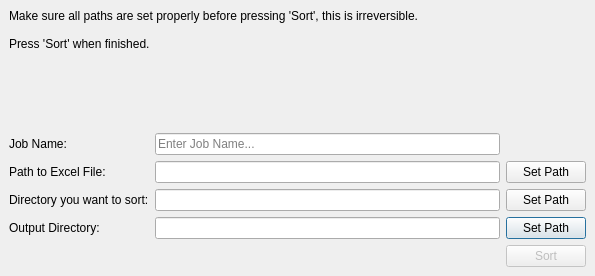
<?xml version="1.0" encoding="UTF-8"?>
<ui version="4.0">
 <class>Form</class>
 <widget class="QDialog" name="Form">
  <property name="geometry">
   <rect>
    <x>0</x>
    <y>0</y>
    <width>595</width>
    <height>276</height>
   </rect>
  </property>
  <property name="windowTitle">
   <string>Form</string>
  </property>
  <layout class="QHBoxLayout" name="horizontalLayout">
   <property name="spacing">
    <number>0</number>
   </property>
   <property name="leftMargin">
    <number>0</number>
   </property>
   <property name="topMargin">
    <number>0</number>
   </property>
   <property name="rightMargin">
    <number>0</number>
   </property>
   <property name="bottomMargin">
    <number>0</number>
   </property>
   <item>
    <widget class="QWidget" name="widget" native="true">
     <property name="contextMenuPolicy">
      <enum>Qt::ActionsContextMenu</enum>
     </property>
     <property name="autoFillBackground">
      <bool>false</bool>
     </property>
     <property name="styleSheet">
      <string notr="true"/>
     </property>
     <layout class="QVBoxLayout" name="verticalLayout_3" stretch="0">
      <property name="leftMargin">
       <number>0</number>
      </property>
      <property name="topMargin">
       <number>0</number>
      </property>
      <property name="rightMargin">
       <number>0</number>
      </property>
      <property name="bottomMargin">
       <number>0</number>
      </property>
      <item>
       <layout class="QVBoxLayout" name="verticalLayout">
        <property name="leftMargin">
         <number>9</number>
        </property>
        <property name="topMargin">
         <number>9</number>
        </property>
        <property name="rightMargin">
         <number>9</number>
        </property>
        <property name="bottomMargin">
         <number>9</number>
        </property>
        <item>
         <widget class="QLabel" name="lblMessage">
          <property name="sizePolicy">
           <sizepolicy hsizetype="Preferred" vsizetype="Minimum">
            <horstretch>0</horstretch>
            <verstretch>0</verstretch>
           </sizepolicy>
          </property>
          <property name="text">
           <string>Make sure all paths are set properly before pressing 'Sort', this is irreversible.

Press 'Sort' when finished.</string>
          </property>
          <property name="alignment">
           <set>Qt::AlignLeading|Qt::AlignLeft|Qt::AlignTop</set>
          </property>
          <property name="wordWrap">
           <bool>true</bool>
          </property>
         </widget>
        </item>
        <item>
         <layout class="QHBoxLayout" name="horizontalLayout_2">
          <item>
           <layout class="QGridLayout" name="gridLayout">
            <item row="3" column="2">
             <widget class="QPushButton" name="pushButton_set_output_directory">
              <property name="text">
               <string>Set Path</string>
              </property>
             </widget>
            </item>
            <item row="2" column="2">
             <widget class="QPushButton" name="pushButton_set_sorting_directory">
              <property name="text">
               <string>Set Path</string>
              </property>
             </widget>
            </item>
            <item row="0" column="0">
             <widget class="QLabel" name="label_4">
              <property name="text">
               <string>Job Name:</string>
              </property>
              <property name="buddy">
               <cstring>lineEdit_job_name</cstring>
              </property>
             </widget>
            </item>
            <item row="2" column="1">
             <widget class="QLineEdit" name="lineEdit_directory_to_sort">
              <property name="toolTip">
               <string>Will search entire directory recursivly</string>
              </property>
             </widget>
            </item>
            <item row="1" column="2">
             <widget class="QPushButton" name="pushButton_set_excel_file_path">
              <property name="text">
               <string>Set Path</string>
              </property>
             </widget>
            </item>
            <item row="3" column="0">
             <widget class="QLabel" name="label_3">
              <property name="text">
               <string>Output Directory:</string>
              </property>
              <property name="buddy">
               <cstring>lineEdit_output_directory</cstring>
              </property>
             </widget>
            </item>
            <item row="2" column="0">
             <widget class="QLabel" name="label_2">
              <property name="text">
               <string>Directory you want to sort:</string>
              </property>
              <property name="buddy">
               <cstring>lineEdit_directory_to_sort</cstring>
              </property>
             </widget>
            </item>
            <item row="1" column="0">
             <widget class="QLabel" name="label">
              <property name="text">
               <string>Path to Excel File:</string>
              </property>
              <property name="buddy">
               <cstring>lineEdit_path_to_data_file</cstring>
              </property>
             </widget>
            </item>
            <item row="3" column="1">
             <widget class="QLineEdit" name="lineEdit_output_directory"/>
            </item>
            <item row="1" column="1">
             <widget class="QLineEdit" name="lineEdit_path_to_data_file"/>
            </item>
            <item row="0" column="1">
             <widget class="QLineEdit" name="lineEdit_job_name">
              <property name="placeholderText">
               <string>Enter Job Name...</string>
              </property>
             </widget>
            </item>
           </layout>
          </item>
         </layout>
        </item>
        <item>
         <layout class="QHBoxLayout" name="buttonsLayout">
          <item>
           <spacer name="horizontalSpacer">
            <property name="orientation">
             <enum>Qt::Horizontal</enum>
            </property>
            <property name="sizeHint" stdset="0">
             <size>
              <width>40</width>
              <height>20</height>
             </size>
            </property>
           </spacer>
          </item>
          <item>
           <widget class="QPushButton" name="pushButton_sort">
            <property name="enabled">
             <bool>false</bool>
            </property>
            <property name="text">
             <string>Sort</string>
            </property>
           </widget>
          </item>
         </layout>
        </item>
       </layout>
      </item>
     </layout>
    </widget>
   </item>
  </layout>
 </widget>
 <tabstops>
  <tabstop>lineEdit_job_name</tabstop>
  <tabstop>lineEdit_path_to_data_file</tabstop>
  <tabstop>lineEdit_directory_to_sort</tabstop>
  <tabstop>lineEdit_output_directory</tabstop>
  <tabstop>pushButton_set_sorting_directory</tabstop>
  <tabstop>pushButton_set_output_directory</tabstop>
  <tabstop>pushButton_set_excel_file_path</tabstop>
 </tabstops>
 <resources/>
 <connections/>
</ui>
